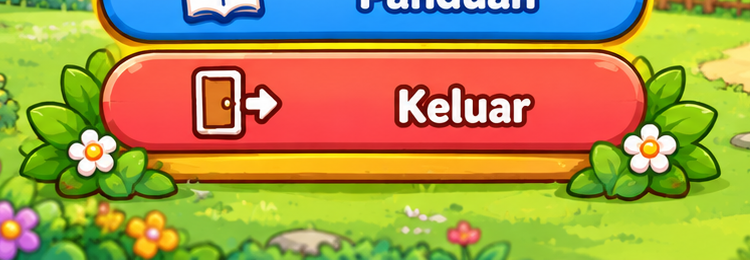
#> input picture tools/menu_exit_crop.png, 750 x 260 px, given in place of Desa Ajaib Cartoon Game UI Spritesheet.png, which was not available
$ python slice_ui_sheet.py
#> lines starting #> are read from the running program, lines starting #| are printed output that depends on the picture
from collections import deque
from pathlib import Path
from PIL import Image

SOURCE = Path(r"C:\Users\Revan Oknanda\Downloads\Desa Ajaib Cartoon Game UI Spritesheet.png")
OUT = Path(r"D:\desa-ajaib\assets\ui\sheet")

SLICES = {
    "main_menu/logo_desa_ajaib.png": (24, 0, 690, 302),
    "main_menu/panel_main_menu.png": (58, 292, 700, 770),
    "pause_menu/panel_pause.png": (704, 18, 1204, 744),
    "buttons/button_play.png": (1204, 32, 1532, 132),
    "buttons/button_settings.png": (1204, 138, 1532, 229),
    "buttons/button_guide.png": (1204, 237, 1532, 328),
    "buttons/button_exit.png": (1204, 336, 1532, 426),
    "buttons/button_resume.png": (1204, 438, 1532, 535),
    "buttons/button_audio.png": (1204, 542, 1532, 638),
    "buttons/button_home.png": (1204, 644, 1532, 738),
    "characters/lili_portrait.png": (20, 770, 205, 970),
    "icons/icon_star.png": (228, 798, 425, 930),
    "icons/icon_pause.png": (430, 798, 525, 910),
    "icons/icon_home.png": (532, 798, 625, 910),
    "icons/icon_audio.png": (632, 798, 730, 910),
    "decorations/wooden_sign.png": (1090, 758, 1300, 950),
    "decorations/fence.png": (1292, 778, 1535, 950),
    "decorations/close.png": (1290, 922, 1388, 1018),
    "decorations/check.png": (1400, 922, 1515, 1018),
    "decorations/flower_strip.png": (180, 928, 925, 1024),
}


def color_distance(a, b):
    return sum(abs(int(a[i]) - int(b[i])) for i in range(3))


def remove_connected_background(image: Image.Image) -> Image.Image:
    image = image.convert("RGBA")
    px = image.load()
    width, height = image.size
    visited = bytearray(width * height)
    queue = deque()
    for x in range(width):
        queue.append((x, 0))
        queue.append((x, height - 1))
    for y in range(height):
        queue.append((0, y))
        queue.append((width - 1, y))
    while queue:
        x, y = queue.popleft()
        index = y * width + x
        if visited[index]:
            continue
        visited[index] = 1
        source = px[x, y]
        if source[3] < 8:
            px[x, y] = (source[0], source[1], source[2], 0)
            for nx, ny in ((x - 1, y), (x + 1, y), (x, y - 1), (x, y + 1)):
                if 0 <= nx < width and 0 <= ny < height and not visited[ny * width + nx]:
                    queue.append((nx, ny))
            continue
        similar_neighbors = 0
        for nx, ny in ((x - 1, y), (x + 1, y), (x, y - 1), (x, y + 1)):
            if 0 <= nx < width and 0 <= ny < height:
                neighbor = px[nx, ny]
                if color_distance(source, neighbor) <= 12:
                    similar_neighbors += 1
        if similar_neighbors >= 3:
            px[x, y] = (source[0], source[1], source[2], 0)
        else:
            continue
        for nx, ny in ((x - 1, y), (x + 1, y), (x, y - 1), (x, y + 1)):
            if 0 <= nx < width and 0 <= ny < height and not visited[ny * width + nx]:
                queue.append((nx, ny))
    return image


def main():
    source = Image.open(SOURCE).convert("RGBA")
    for relative, box in SLICES.items():
        target = OUT / relative
        target.parent.mkdir(parents=True, exist_ok=True)
        crop = source.crop(box)
        cleaned = remove_connected_background(crop)
        cleaned.save(target, "PNG", optimize=True)
        print(target.relative_to(OUT), cleaned.size)
#> this loop made 20 passes
#> pass 1, in main, `crop = source.crop(box)`:
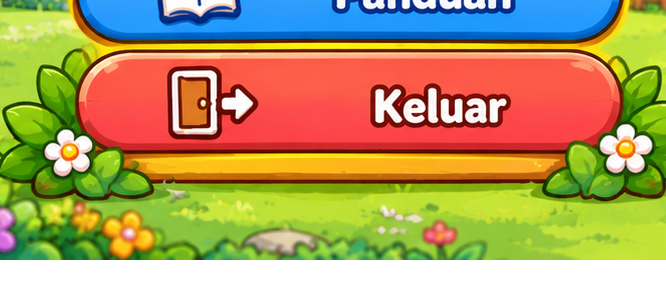
#> crop: PIL image 666x302 RGBA; mean R, G, B, A 141.4, 123.4, 65.5, 219.5; transparent parts drawn white
#> pass 1, in main, `cleaned = remove_connected_background(crop)`:
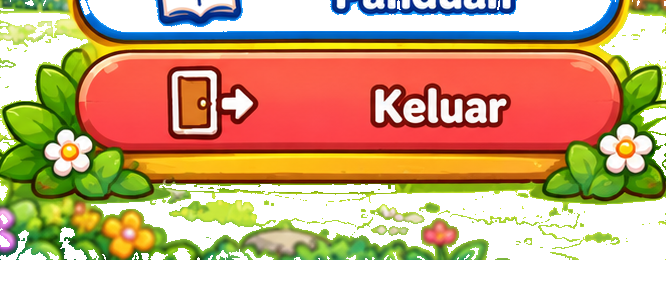
#> cleaned: PIL image 666x302 RGBA; mean R, G, B, A 141.4, 123.4, 65.5, 163.2; transparent parts drawn white
#> pass 3, in main, `crop = source.crop(box)`:
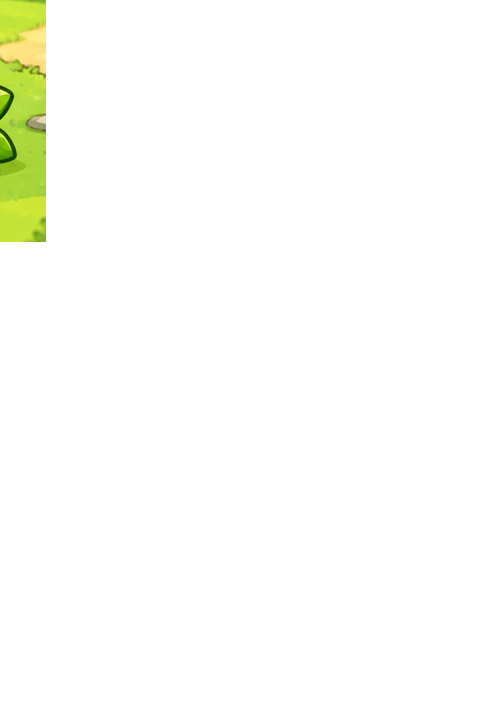
#> crop: PIL image 500x726 RGBA; mean R, G, B, A 5.6, 6.5, 1.9, 7.8; transparent parts drawn white
#> after the loop: cleaned: PIL image 745x96 RGBA; every value is 0


if __name__ == "__main__":
    main()
